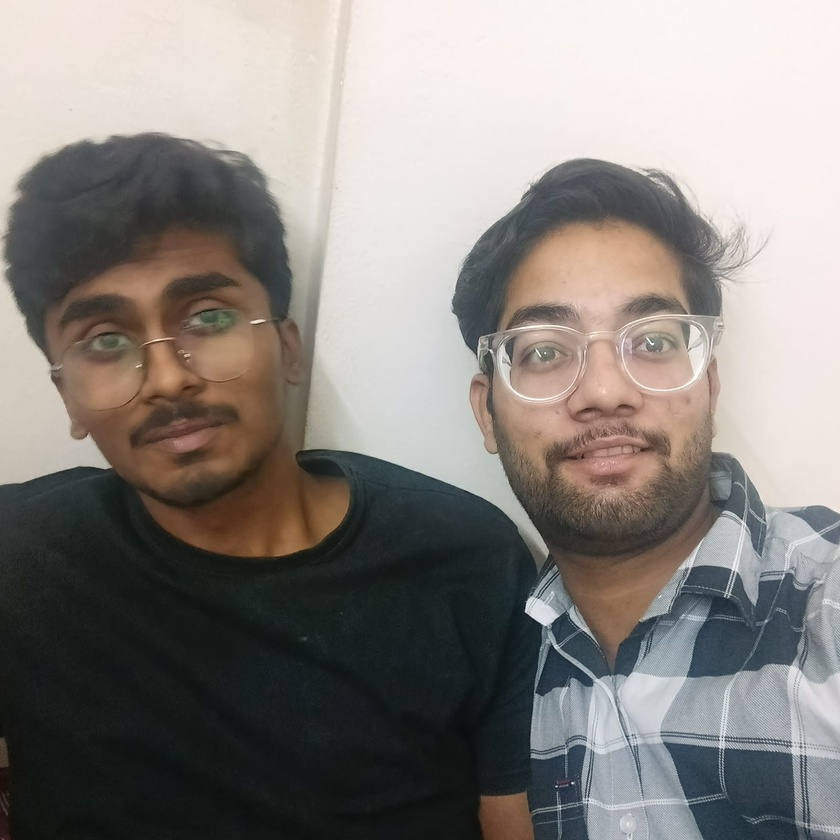
#> input picture 1.jpg, 840 x 840 px, shrunk from 1600 x 1600 before the run; its folder holds only this picture in this run
$ python test_detection.py
#> lines starting #> are read from the running program, lines starting #| are printed output that depends on the picture; after the words box and inside, x2 and y2 are one past the last pixel; in counts of white or black regions, pixels touching at a corner belong together
import cv2
import os
import numpy as np

# Test if face detection is working
def test_face_detection():
    # Load the cascade
    cascade_path = os.path.join(cv2.data.haarcascades, 'haarcascade_frontalface_default.xml')
    face_cascade = cv2.CascadeClassifier(cascade_path)

    # Create a more realistic test image with face-like features
    test_img = np.zeros((300, 300, 3), dtype=np.uint8)

    # Draw a face-like pattern
    # Face outline
    cv2.circle(test_img, (150, 150), 80, (255, 255, 255), -1)
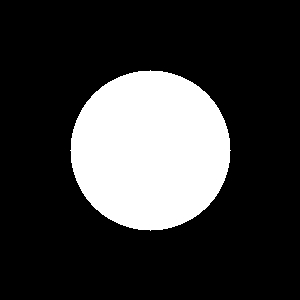
#> test_img: shape (300, 300, 3); 22.3% white; 1 white region, box (x1, y1, x2, y2) and area: (70, 70, 231, 231) 20081

    # Eyes
    cv2.circle(test_img, (120, 130), 15, (0, 0, 0), -1)
    cv2.circle(test_img, (180, 130), 15, (0, 0, 0), -1)

    # Mouth
    cv2.ellipse(test_img, (150, 180), (30, 15), 0, 0, 180, (0, 0, 0), -1)
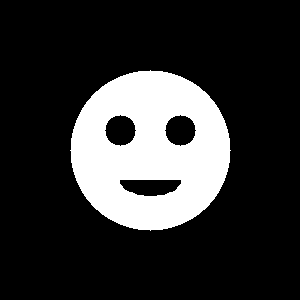
#> test_img: shape (300, 300, 3); 19.9% white; 1 white region, box (x1, y1, x2, y2) and area: (70, 70, 231, 231) 17889

    # Convert to grayscale
    gray = cv2.cvtColor(test_img, cv2.COLOR_BGR2GRAY)

    # Detect faces
    faces = face_cascade.detectMultiScale(gray, 1.1, 5, minSize=(30, 30))
#> faces = [[54, 53, 197, 197]]

    print(f"Detected {len(faces)} faces")
#| Detected 1 faces

    # Save test image for debugging
    cv2.imwrite('test_face.png', test_img)
    print("Test image saved as 'test_face.png'")

    return len(faces) > 0

# Test with a real image if available
def test_with_real_image():
    # Try to load an existing image
    image_files = [f for f in os.listdir('.') if f.lower().endswith(('.png', '.jpg', '.jpeg'))]
    if image_files:
        img_path = image_files[0]
        print(f"Testing with real image: {img_path}")
        img = cv2.imread(img_path)
        if img is not None:
            gray = cv2.cvtColor(img, cv2.COLOR_BGR2GRAY)
            cascade_path = os.path.join(cv2.data.haarcascades, 'haarcascade_frontalface_default.xml')
            face_cascade = cv2.CascadeClassifier(cascade_path)
            faces = face_cascade.detectMultiScale(gray, 1.1, 5, minSize=(30, 30))
            print(f"Detected {len(faces)} faces in {img_path}")
            return len(faces) > 0
    return False

if __name__ == "__main__":
    print("Testing face detection...")
    success1 = test_face_detection()
#> success1 = True
    success2 = test_with_real_image()
#> in test_with_real_image, img is the input picture: shape (840, 840, 3); mean B, G, R 126.3, 130.7, 135.6
#> in test_with_real_image, `gray = cv2.cvtColor(img, cv2.COLOR_BGR2GRAY)`:
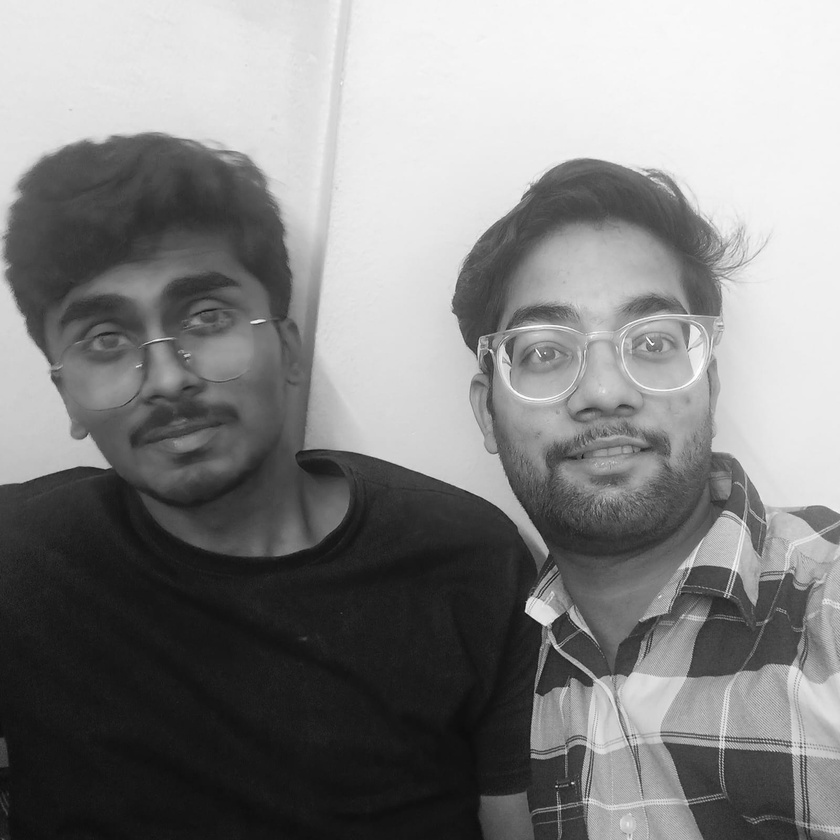
#> gray: shape (840, 840); min 12, max 255, mean 131.7
#> in test_with_real_image, `faces = face_cascade.detectMultiScale(gray, 1.1, 5, minSize=(30, 30))`: faces = [[462, 229, 279, 279], [18, 203, 295, 295]]
#| Detected 2 faces in 1.jpg
#> success2 = True
    print(f"Face detection test: {'PASSED' if success1 or success2 else 'FAILED'}")
#| Face detection test: PASSED
